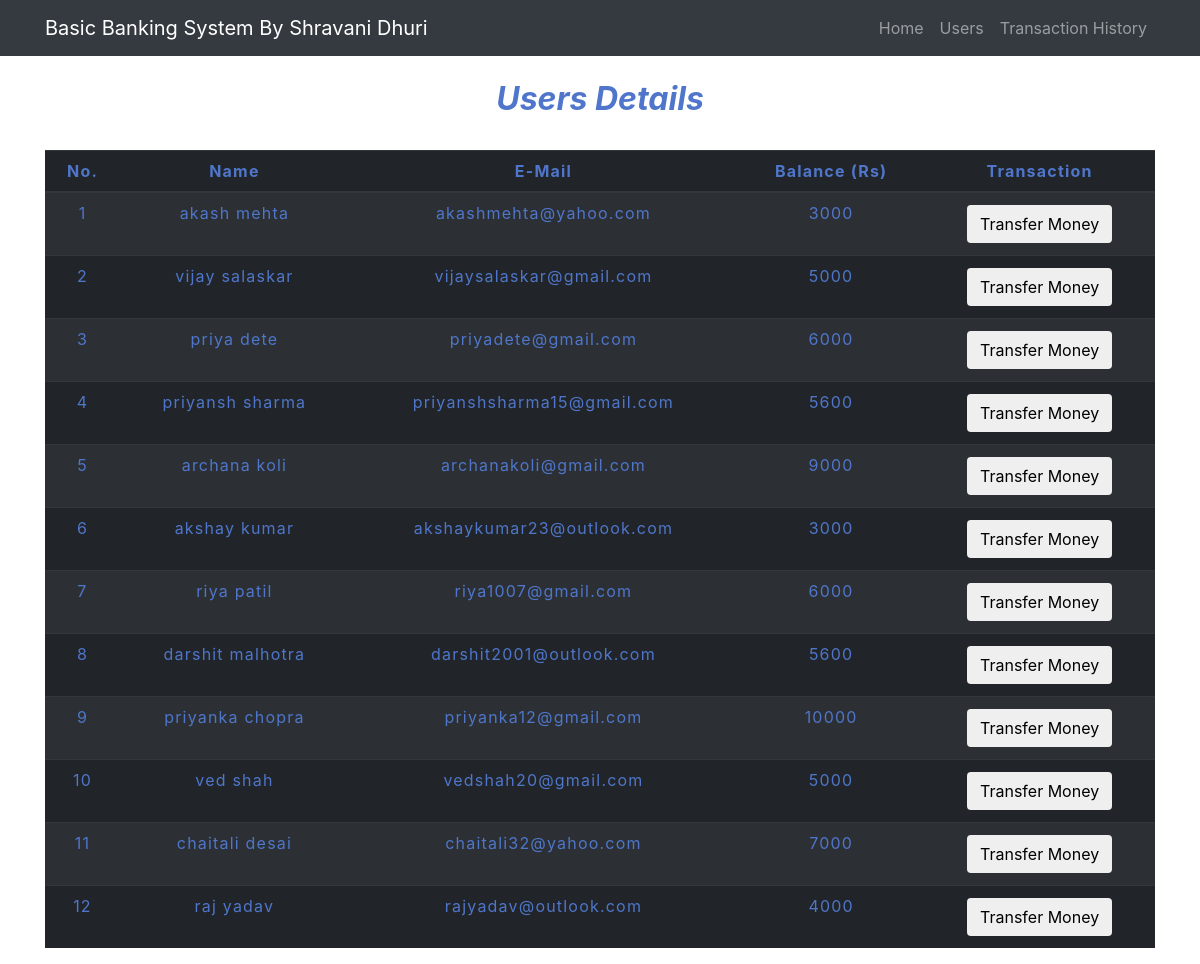
The page /users.php on the database its author committed.
### tables this page shows
CREATE TABLE `users` (
  `id` int(3) NOT NULL,
  `name` text NOT NULL,
  `email` varchar(30) NOT NULL,
  `balance` int(8) NOT NULL
);

### users.php (the view, shortened to what this page needs)
<!DOCTYPE html>
<html lang="en">
	<head>
		<link rel="stylesheet" href="https://maxcdn.bootstrapcdn.com/bootstrap/4.0.0/css/bootstrap.min.css">
</head>
<body>
<?php
    include 'config.php';
    $sql = "SELECT * FROM users";
    $result = mysqli_query($conn,$sql);
?>
	<nav class="navbar navbar-expand-sm bg-dark navbar-dark ">
		<div class="container" >
			<a href="index.php" class="navbar-brand" >Basic Banking System By Shravani Dhuri</a>
			<ul class="navbar-nav ml-auto">
				<li class="nav-item"><a href="index.php" class="nav-link" >Home</a></li>
				<li class="nav-item"><a href="users.php" class="nav-link" >Users</a></li>
				<li class="nav-item"><a href="his.php" class="nav-link" >Transaction History</a></li>
			</ul>
		</div>
	</nav>
<div class="container">
    <h2 class="text-center pt-4"><b><i>Users Details</i></b></h2><br>
		<div class="row">
            <div class="col">
                <div class="table-responsive-sm">
                    <table class="table table-striped table-dark">
                        <thead>
                            <tr>
                            <th scope="col" class="text-center py-2">No.</th>
                            <th scope="col" class="text-center py-2">Name</th>
                            <th scope="col" class="text-center py-2">E-Mail</th>
                            <th scope="col" class="text-center py-2">Balance (Rs)</th>
                            <th scope="col" class="text-center py-2">Transaction</th>
                            </tr>
                        </thead>
                        <tbody>
							<?php
								while($rows=mysqli_fetch_assoc($result)){
							?>
								<tr>
									<td class="py-2"><?php echo $rows['id'] ?></td>
									<td class="py-2"><?php echo $rows['name']?></td>
									<td class="py-2"><?php echo $rows['email']?></td>
									<td class="py-2"><?php echo $rows['balance']?></td>
									<td><a href="tran.php?id= <?php echo $rows['id'] ;?>"> <button type="button" class="btn">Transfer Money</button></a></td>
								</tr>
							<?php
								}
							?>
						</tbody>
                    </table>
                </div>
            </div>
        </div>
    </body>

### users.php (style rules this page uses)
button { transition: 1.5s; }
* { padding: 0; margin: 0; box-sizing: border-box; font-family: Roboto:ital,wght@0,300; }
table { letter-spacing: 1.2px; }
td { text-align: center; }
th,td,b { color:rgb(79, 118, 202); }

### rows shown on the page
users: id "1", name "akash mehta", email "akashmehta@yahoo.com", balance "3000"
users: id "2", name "vijay salaskar", email "vijaysalaskar@gmail.com", balance "5000"
users: id "3", name "priya dete", email "priyadete@gmail.com", balance "6000"
users: id "4", name "priyansh sharma", email "priyanshsharma15@gmail.com", balance "5600"
users: id "5", name "archana koli", email "archanakoli@gmail.com", balance "9000"
users: id "6", name "akshay kumar", email "akshaykumar23@outlook.com", balance "3000"
users: id "7", name "riya patil", email "riya1007@gmail.com", balance "6000"
users: id "8", name "darshit malhotra", email "darshit2001@outlook.com", balance "5600"
users: id "9", name "priyanka chopra", email "priyanka12@gmail.com", balance "10000"
users: id "10", name "ved shah", email "vedshah20@gmail.com", balance "5000"
users: id "11", name "chaitali desai", email "chaitali32@yahoo.com", balance "7000"
users: id "12", name "raj yadav", email "rajyadav@outlook.com", balance "4000"
